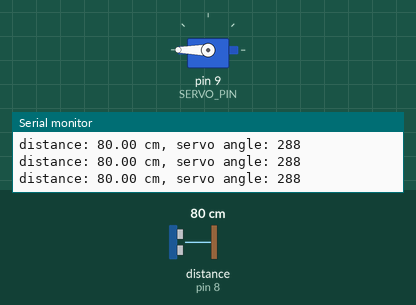
A sketch run on a simulated Arduino Uno, built with avr-gcc and run on an emulated ATmega328P. Parts: servo, the last lines printed to the serial monitor. Wiring (inferred from the names in the program): ultrasonic range finder: trigger pin 7; echo pin 8. The test bench sets the inputs (shaded band); at power-on: distance to the obstacle (sensor on pin 8) 80 cm. The echo pulse lasts 58.3 µs per cm.

Above: at 1.2 s.
1.3 s: distance to the obstacle (sensor on pin 8) set to 2 cm
At 1.4 s:
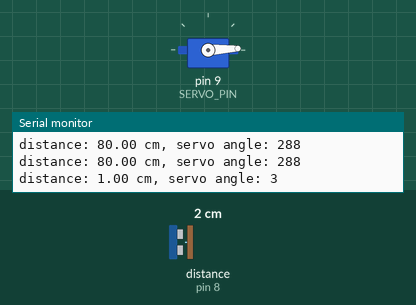
4.3 s: distance to the obstacle (sensor on pin 8) set to 18 cm
5.8 s: distance to the obstacle (sensor on pin 8) set to 9 cm
At 6.0 s:
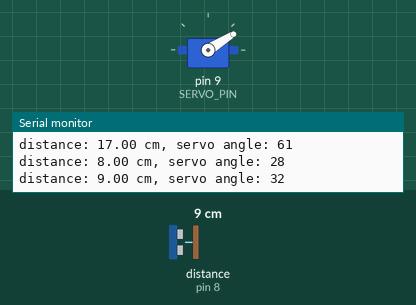
8.8 s: distance to the obstacle (sensor on pin 8) set to 35 cm
10.3 s: distance to the obstacle (sensor on pin 8) set to 299 cm
At 10.8 s:
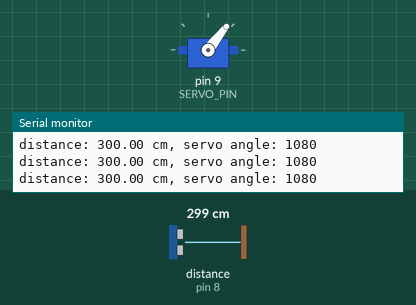
11.8 s: distance to the obstacle (sensor on pin 8) set to 60 cm
At 12.6 s:
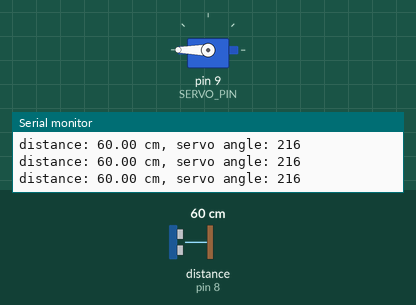
Timing chart, 0 to 14.3 s (numbered marks = the images above; inputs shaded):
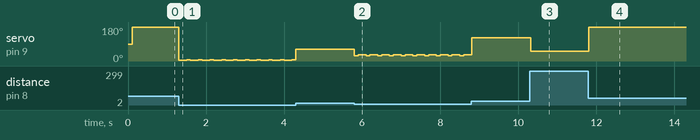

The sketch:

sensor_distance_52.ino
```cpp
// snippet: sensor_distance_52
// tags: distance, hcsr04, ultrasonic, trigger, echo, servo
// boards: avr, megaavr, nano33iot, rp2040
// not-tags: romi32u4
// library: Servo
// description: HC-SR04 distance mapped to servo angle on pin 9
// prompts: hc-sr04, distance, mapped, servo, angle, declare
// verified: compile-only
// source: kd-generated (id 52)
// exact-include: Servo.h

#include <Servo.h>

const int TRIG_PIN = 7;
const int ECHO_PIN = 8;
const int SERVO_PIN = 9;
unsigned long prevMs = 0;
float distCm = 0.0;
Servo myServo;

void setup() {
  Serial.begin(9600);
  pinMode(TRIG_PIN, OUTPUT);
  pinMode(ECHO_PIN, INPUT);
  myServo.attach(SERVO_PIN);
  myServo.write(90);
}

long readCm() {
  digitalWrite(TRIG_PIN, LOW);
  delayMicroseconds(2);
  digitalWrite(TRIG_PIN, HIGH);
  delayMicroseconds(10);
  digitalWrite(TRIG_PIN, LOW);
  long duration = pulseIn(ECHO_PIN, HIGH, 30000);  // returns echo duration in us; divide by 58 for cm (speed of sound)
  return duration / 58;
}

void loop() {
  unsigned long now = millis();
  if (now - prevMs < 100) return;
  prevMs = now;

  distCm = readCm();
  if (distCm > 0) {
    int servoAngle = map(distCm, 0, 50, 0, 180);
    myServo.write(servoAngle);
    Serial.print("distance: ");
    Serial.print(distCm);
    Serial.print(" cm, servo angle: ");
    Serial.println(servoAngle);
  }
}
```

Measured:
- after the input at 1.3 s, servo on pin 9 (SERVO_PIN): alternates 7° for 0.10 s and 3° for 0.20 s, starting at once
- after the input at 5.8 s, servo on pin 9 (SERVO_PIN): alternates 32° for 0.20 s and 28° for 0.10 s, starting at once
- after the input at 10.3 s, servo on pin 9 (SERVO_PIN): 122° → 52° at once
- after the input at 11.8 s, servo on pin 9 (SERVO_PIN): 52° → 180° at once
